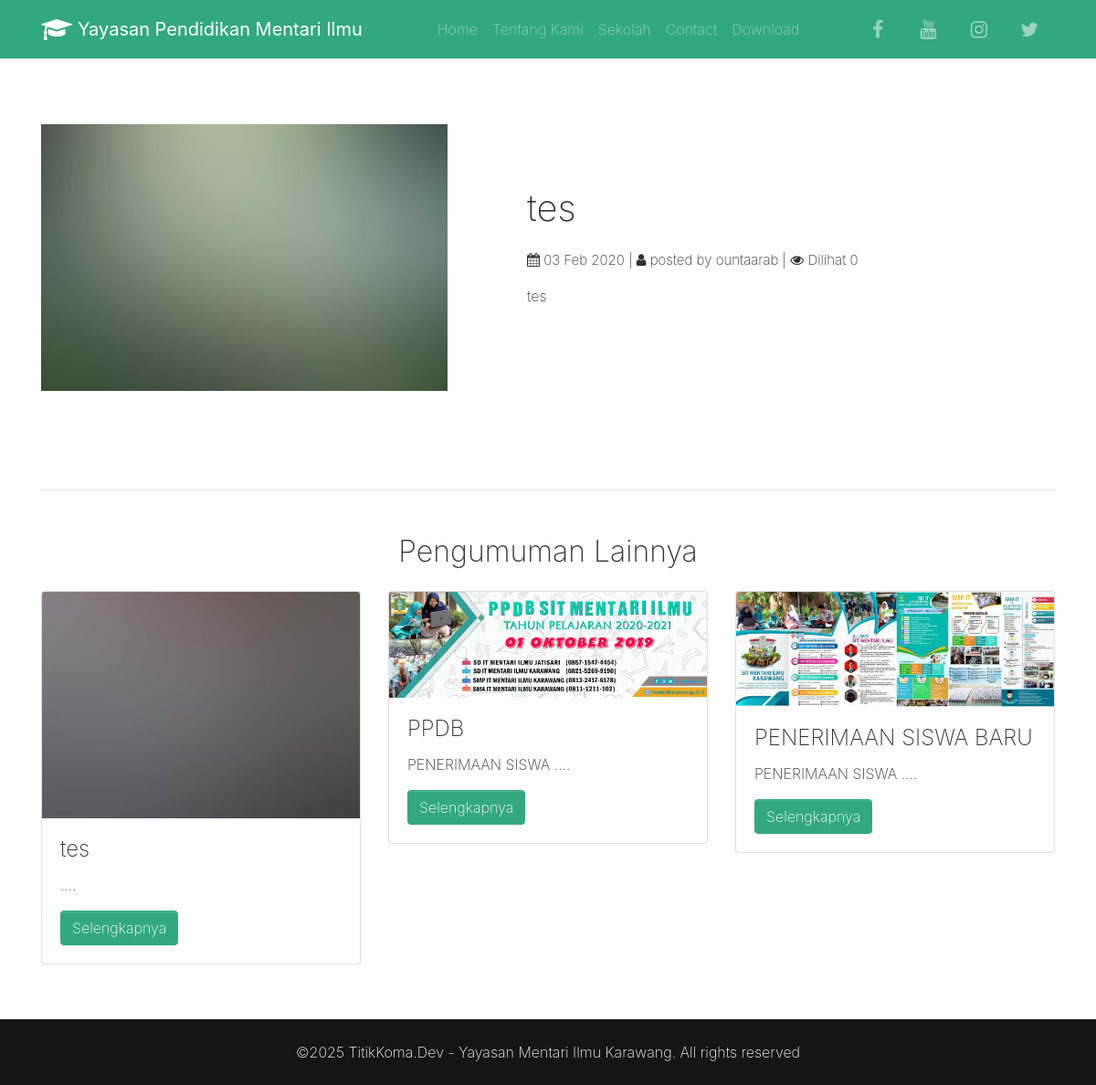
The app's page /Home2/detail_pengumuman/14 with its own data.
### tables this page shows
CREATE TABLE `tbl_pengumuman`  (
  `id_pengumuman` int(10) NOT NULL AUTO_INCREMENT,
  `judul` varchar(100) NULL DEFAULT NULL,
  `isi_pengumuman` text NULL,
  `created_at` timestamp(0) NULL DEFAULT CURRENT_TIMESTAMP(0),
  `updated_at` datetime(0) NULL DEFAULT NULL ON UPDATE CURRENT_TIMESTAMP(0),
  `created_by` varchar(10) NULL DEFAULT NULL,
  `updated_by` varchar(10) NULL DEFAULT NULL,
  `status` varchar(1) NOT NULL,
  `value` text NULL,
  `viewed` varchar(10) NULL DEFAULT '0',
  PRIMARY KEY (`id_pengumuman`) USING BTREE
);

CREATE TABLE `tbl_user`  (
  `id_user` int(10) NOT NULL AUTO_INCREMENT,
  `id_sekolah` varchar(10) NULL DEFAULT NULL,
  `nama` varchar(100) NOT NULL,
  `username` varchar(100) NOT NULL,
  `password` varchar(100) NOT NULL,
  `alamat` text NOT NULL,
  `jk` varchar(1) NOT NULL,
  `kontak` varchar(13) NOT NULL,
  `email` varchar(50) NOT NULL,
  `role_user` varchar(1) NOT NULL,
  `status` varchar(1) NULL DEFAULT NULL,
  `created_by` varchar(10) NULL DEFAULT NULL,
  `updated_by` varchar(10) NULL DEFAULT NULL,
  `created_at` timestamp(0) NULL DEFAULT CURRENT_TIMESTAMP(0),
  `updated_at` timestamp(0) NULL DEFAULT NULL ON UPDATE CURRENT_TIMESTAMP(0),
  PRIMARY KEY (`id_user`) USING BTREE
);

### application/libraries/template.php (called while the page is built, shortened)
<?php
class template {
    protected $_ci;
    function __construct() {
        $this->_ci = &get_instance();
    }
    function front_endnew2($template, $data = null) {
        $data['_content'] = $this->_ci->load->view($template, $data, true);
        $data['_head'] = $this->_ci->load->view('templates_front_endnew2/header', $data, true);
        $data['_navbar'] = $this->_ci->load->view('templates_front_endnew2/navbar', $data, true);
        $data['_footer'] = $this->_ci->load->view('templates_front_endnew2/footer', $data, true);
        $this->_ci->load->view('templates_front_endnew2/body.php', $data);
    }
}

### application/controllers/Home2.php (called while the page is built, shortened)
<?php
class Home2 extends CI_Controller {
	public function detail_pengumuman($id_pengumuman)
	{
		$data['data_pengumuman_detail'] = $this->DataHandle->get_two_o('tbl_pengumuman', 'tbl_user', 'tbl_pengumuman.*, tbl_user.username', 'tbl_pengumuman.created_by = tbl_user.id_user', "tbl_pengumuman.status = '1' AND tbl_pengumuman.id_pengumuman =".$id_pengumuman."", "tbl_pengumuman.id_pengumuman");
		$pengumuman = $data['data_pengumuman_detail']->row_array();
		if(isset($id_pengumuman)){
			$where = array(
					'id_pengumuman' => $pengumuman['id_pengumuman']
					);
			$viewed = $pengumuman['viewed'] + 1;
			$update = array(
					'viewed' => $viewed
					);
	        $this->DataHandle->edit('tbl_pengumuman', $update, $where);
		}
		$data['data_pengumuman_detail'] = $this->DataHandle->get_two_o('tbl_pengumuman', 'tbl_user', 'tbl_pengumuman.*, tbl_user.username', 'tbl_pengumuman.created_by = tbl_user.id_user', "tbl_pengumuman.status = '1' AND tbl_pengumuman.id_pengumuman =".$id_pengumuman."", "tbl_pengumuman.id_pengumuman");
		$data['data_pengumuman'] = $this->DataHandle->get_two_o('tbl_pengumuman', 'tbl_user', 'tbl_pengumuman.*, tbl_user.username', 'tbl_pengumuman.created_by = tbl_user.id_user', "tbl_pengumuman.status = '1'", "tbl_pengumuman.id_pengumuman");
		$this->template->front_endnew2('front_endnew2/detail_pengumuman', $data);
	}
}

### index.php (called while the page is built, shortened)
<?php
require_once BASEPATH.'core/CodeIgniter.php';

### application/models/DataHandle.php (called while the page is built, shortened)
<?php
class DataHandle extends CI_Model {
    function getAllWhere($tabel1, $field, $where){
		$this->db->select($field);
		$this->db->from($tabel1);
		$this->db->where($where);
		return $this->db->get();
	}
	function get_two_o($tabel1, $tabel2, $field, $where, $where2, $order){
		$this->db->select($field);
		$this->db->from($tabel1);
		$this->db->join($tabel2, $where);
		$this->db->where($where2);
		$this->db->order_by($order,'DESC');
		return $this->db->get();
	}
    function edit($tabel, $data, $where) {
        $this->db->where($where);
        $this->db->update($tabel, $data);
    }
}

### application/helpers/common_helper.php (called while the page is built)
<?php
function subword($string)
{
	$s = substr($string, 0, 300);
   $result = substr($s, 0, strrpos($s, ' '))." ....";
   return $result;
}
?>

### application/views/front_endnew2/detail_pengumuman.php (the view, shortened to what this page needs)
<div class="py-5">
  <div class="container">
    <div class="row">
    <?php
    foreach ($data_pengumuman_detail->result() as $row) :
          if ($row->value == "") {
              $gambar = base_url().'assets/front_end_new/images/img_bg_2.jpg';
          }
          else{
              $gambar = base_url().'assets/plugins/images/image/'.$row->value;
          }
    ?>
      <div class="order-2 order-md-1 col-md-5"> <img data-toggle="modal" data-target="#myModal" class="img-fluid d-block" src="<?= $gambar ?>"> </div>
      <div class="px-md-5 d-flex flex-column justify-content-center col-md-7 order-1 order-md-2">
        <h1> <?= $row->judul ?>
          <br>
          <small style='font-size:15px;'><i class='fa fa-calendar'></i> <?= date('d M Y', strtotime($row->created_at)) ?> | <i class='fa fa-user'></i> posted by <?= $row->username ?> | <i class='fa fa-eye'></i> Dilihat <?= $row->viewed ?></small>
        </h1>
        <p class="mb-3" style="text-align: justify;"><?= $row->isi_pengumuman ?></p>
      </div>
    <?php
    endforeach;
    ?>
    </div>
  </div>
</div>
<div class="py-2">
  <div class="container">
    <hr>
  </div>
</div>
<div class="py-2">
  <div class="container">
      <div class="text-center mx-auto col-md-12">
        <h2 class="mb-3">Pengumuman Lainnya</h2>
      </div>
    <div class="row">
        <?php
      foreach ($data_pengumuman->result() as $row) :
      $limited_string = subword($row->isi_pengumuman);
      if ($row->value == "") {
          $gambar = base_url().'assets/front_end_new/images/project-1.jpg';
      }
      else{
          $gambar = base_url().'assets/plugins/images/image/'.$row->value;
      }
      ?>
      <div class="col-md-4 mb-3">
        <div class="card"> <img class="card-img-top" src="<?= $gambar ?>" alt="Card image cap">
          <div class="card-body">
            <h4 class="card-title"><?= $row->judul ?></h4>
            <p class="card-text"><?= $limited_string ?></p> <a href="<?= base_url('Home2/detail_pengumuman/'.$row->id_pengumuman) ?>" class="btn btn-primary">Selengkapnya</a>
          </div>
        </div>
      </div>
    <?php
    endforeach;
    ?>
    </div>
  </div>
</div>
<div class="py-2">
</div>

### records on screen
tbl_pengumuman: judul "tes", created_at "03 Feb 2020", tbl_user.username "ountaarab", viewed "0", isi_pengumuman "tes", shows a picture, isi_pengumuman "...."
tbl_pengumuman: value (picture), judul "PPDB", isi_pengumuman "PENERIMAAN SISWA ...."
tbl_pengumuman: value (picture), judul "PENERIMAAN SISWA BARU", isi_pengumuman "PENERIMAAN SISWA ...."
